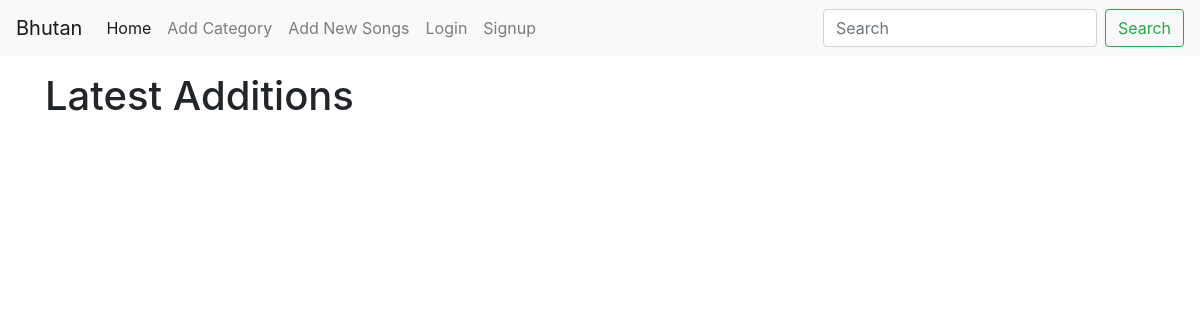
Before: / with the older database file.
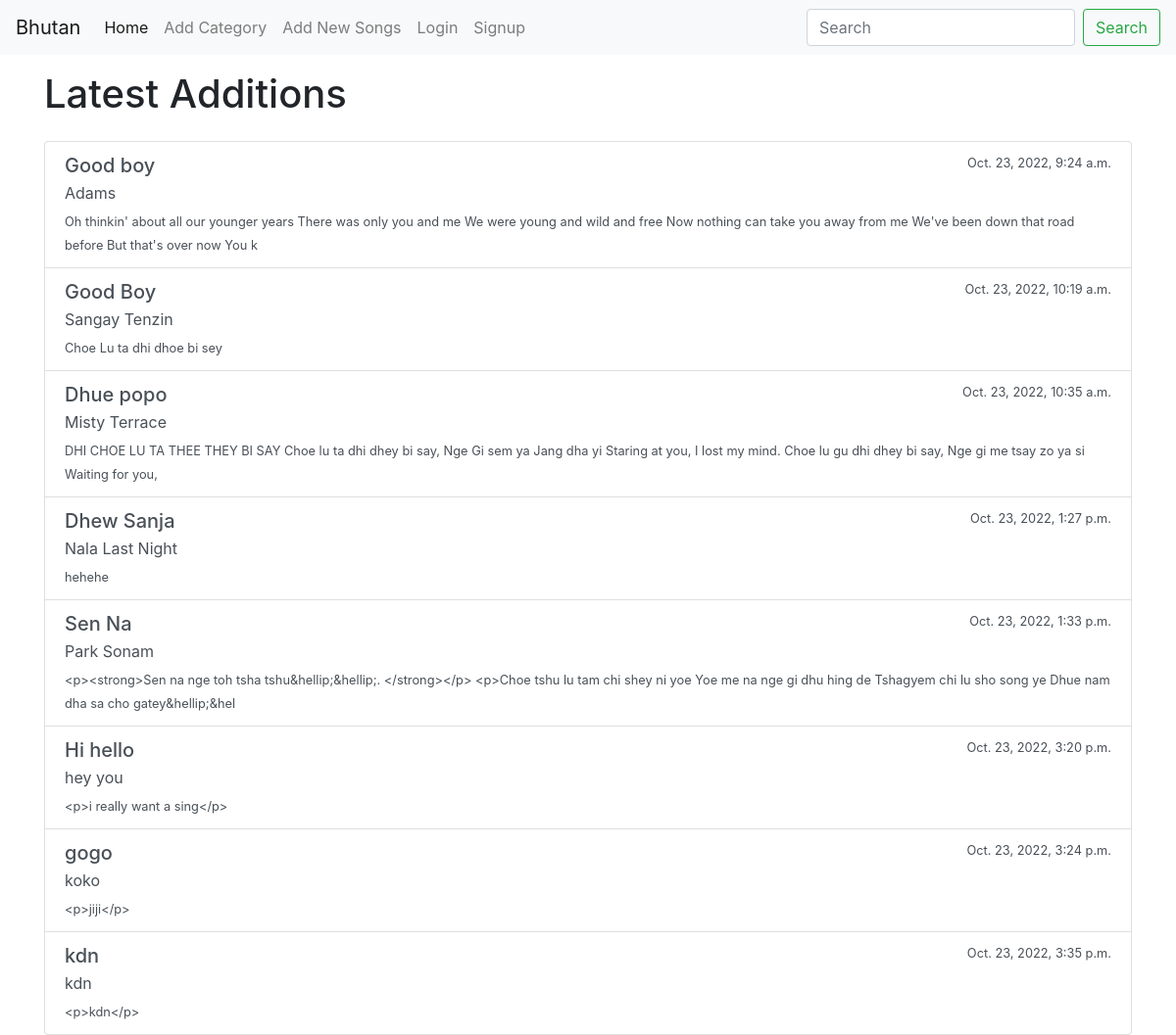
After: the same page with the newer database file.
### song/models.py (models this page shows, shortened)
class Post(models.Model):
    title = models.CharField(max_length=255)
    header_image = models.ImageField(null=True,blank=True,upload_to="images/")
    author = models.ForeignKey(User,on_delete=models.CASCADE)
    artist = models.CharField(max_length=255)
    body = RichTextField(blank=True,null=True)
    created_date = models.DateTimeField(auto_now_add=True)
    updated_date = models.DateTimeField(auto_now=True)
    category = models.CharField(max_length=255,default='general')

### song/views.py (the view)
# urls.py: path('', HomeView.as_view(), name='home'),
class HomeView(ListView):
    model = Post
    template_name = 'song/home.html'
    ordering = ['updated_date']

### song/templates/song/home.html (shortened to what this page needs)
{% extends './base.html' %}
{% block content %}
<header>
    <h1 class="py-3">Latest Additions</h1>
    <div class="list-group">
    {% if object_list %}
        {%for post in object_list%}
        <a href="{% url 'detail-song' post.id %}" class="list-group-item list-group-item-action flex-column align-items-start">
            <div class="d-flex w-100 justify-content-between">
                <h5 class="mb-1">{{post.title}}</h5>
                <small>{{post.updated_date}}</small>
            </div>
            <p class="mb-1">{{post.artist}}</p>
            <small>{{post.body|slice:"200"}}</small>
        </a>
        {% endfor %}
    {% endif %}
    </div>
</header>
{% endblock %}

### song/templates/song/base.html (shortened to what this page needs)
{% load humanize %}
<!doctype html>
<html lang="en">
<head>
    <link rel="stylesheet" href="https://cdn.jsdelivr.net/npm/bootstrap@4.0.0/dist/css/bootstrap.min.css"
>
</head>
<body>
    {% include './navbar.html' %}
    <div class="container">
        {% block content %}
        {% endblock %}
    </div>
</body>
</html>

### song/templates/song/navbar.html (shortened to what this page needs)
<nav class="navbar navbar-expand-lg navbar-light bg-light">
  <a class="navbar-brand" href="{% url 'home' %}">Bhutan</a>
  <div class="collapse navbar-collapse" id="navbarTogglerDemo02">
    <ul class="navbar-nav mr-auto mt-2 mt-lg-0">
      <li class="nav-item active">
        <a class="nav-link" href="{% url 'home' %}">Home <span class="sr-only">(current)</span></a>
      </li>
      <li class="nav-item">
        <a class="nav-link" href="{% url 'create-category' %}">Add Category</a>
      </li>
      <li class="nav-item">
        <a class="nav-link" href="{% url 'create-song' %}">Add New Songs</a>
      </li>
      {% if user.is_authenticated %}
      <li class="nav-item">
        <a class="nav-link" href="{% url 'profile-edit' %}">{{user.username}}</a>
      </li>
      <li class="nav-item">
        <a class="nav-link" href="{% url 'logout' %}">Logout</a>
      </li>
      {% else %}
      <li class="nav-item">
        <a class="nav-link" href="{% url 'login' %}">Login</a>
      </li>
      <li class="nav-item">
        <a class="nav-link" href="{% url 'register' %}">Signup</a>
      </li>
      {% endif %}
    </ul>
    <form class="form-inline my-2 my-lg-0">
      <input class="form-control mr-sm-2" type="search" placeholder="Search">
      <button class="btn btn-outline-success my-2 my-sm-0" type="submit">Search</button>
    </form>
  </div>
</nav>

Changed rows visible on the page:
added Post: title "Good boy", updated_date "Oct. 23, 2022, 9:24 a.m.", artist "Adams", body "Oh thinkin' about all our younger years There was only you and me We were young and wild and free Now nothing can take you away from me We've been down that road before But that's over now You k"
added Post: title "Good Boy", updated_date "Oct. 23, 2022, 10:19 a.m.", artist "Sangay Tenzin", body "Choe Lu ta dhi dhoe bi sey"
added Post: title "Dhue popo", updated_date "Oct. 23, 2022, 10:35 a.m.", artist "Misty Terrace", body "DHI CHOE LU TA THEE THEY BI SAY Choe lu ta dhi dhey bi say, Nge Gi sem ya Jang dha yi Staring at you, I lost my mind. Choe lu gu dhi dhey bi say, Nge gi me tsay zo ya si Waiting for you,"
added Post: title "Dhew Sanja", updated_date "Oct. 23, 2022, 1:27 p.m.", artist "Nala Last Night", body "hehehe"
added Post: title "Sen Na", updated_date "Oct. 23, 2022, 1:33 p.m.", artist "Park Sonam", body "<p><strong>Sen na nge toh tsha tshu&hellip;&hellip;. </strong></p> <p>Choe tshu lu tam chi shey ni yoe Yoe me na nge gi dhu hing de Tshagyem chi lu sho song ye Dhue nam dha sa cho gatey&hellip;&hel"
added Post: title "Hi hello", updated_date "Oct. 23, 2022, 3:20 p.m.", artist "hey you", body "<p>i really want a sing</p>"
added Post: title "gogo", updated_date "Oct. 23, 2022, 3:24 p.m.", artist "koko", body "<p>jiji</p>"
added Post: title "kdn", updated_date "Oct. 23, 2022, 3:35 p.m.", artist "kdn", body "<p>kdn</p>"
